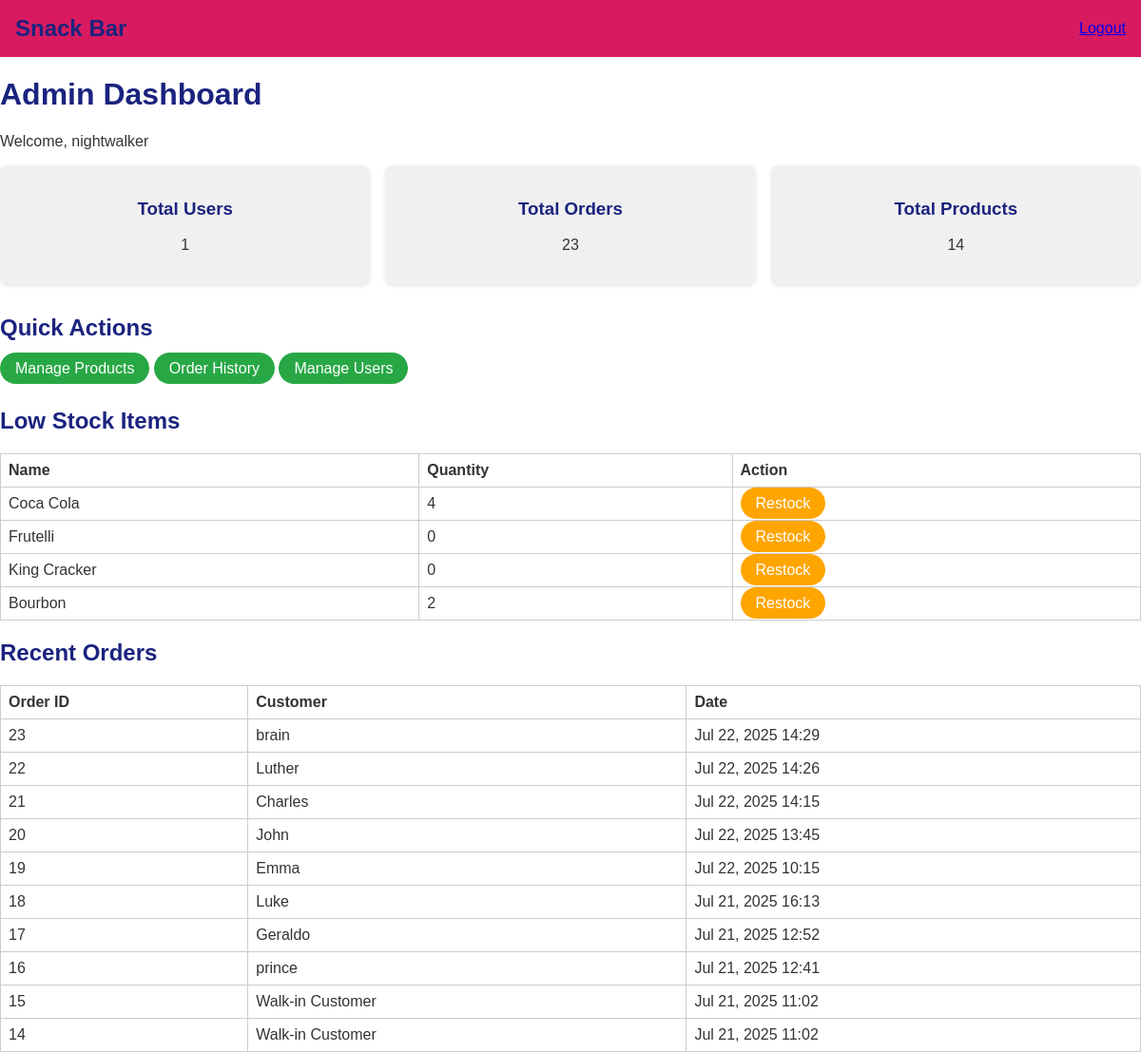
Before: /admin-panel/ (signed in) with the older database file.
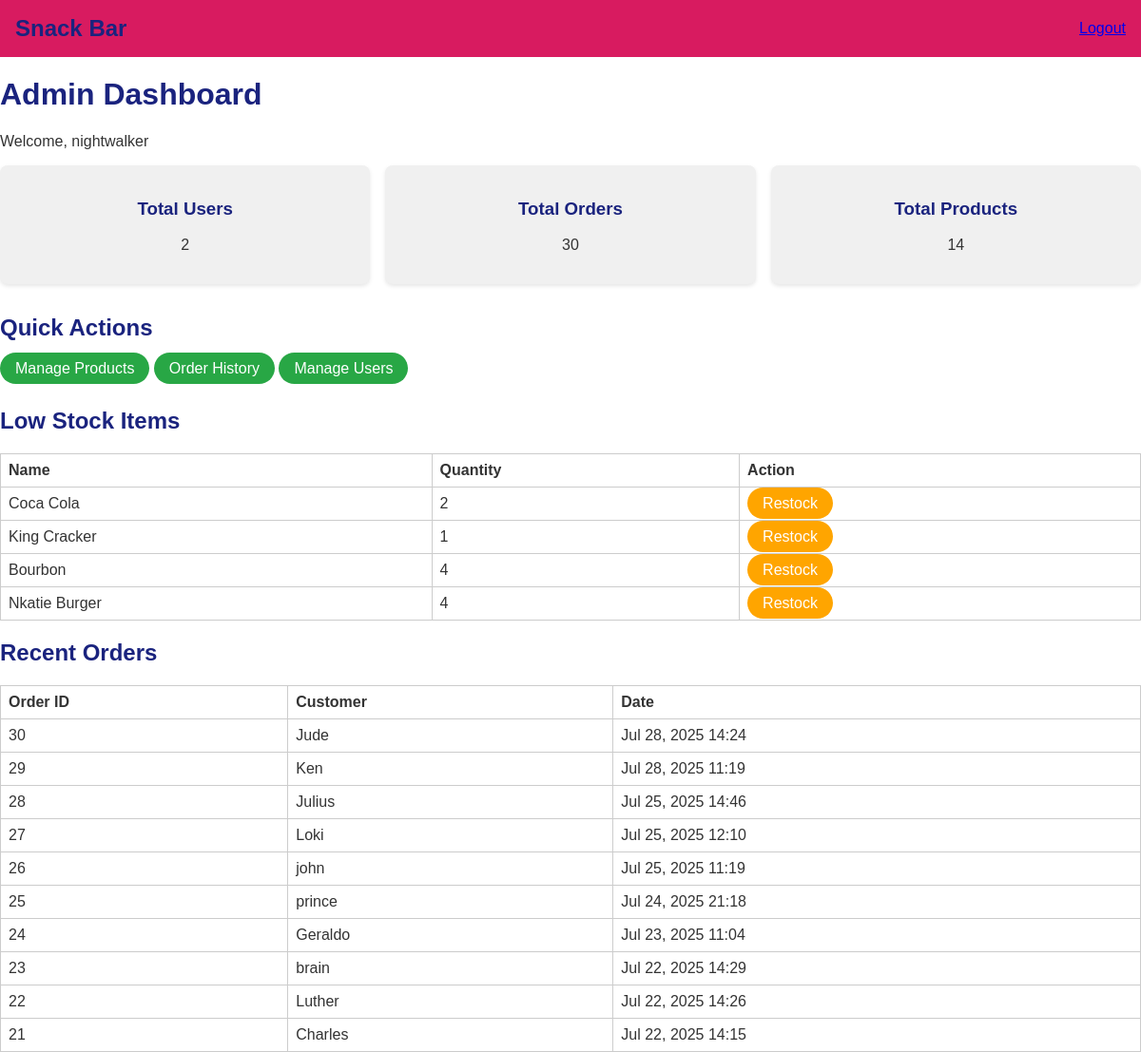
After: the same page with the newer database file.
### main/models.py (models this page shows, shortened)
class MenuItem(models.Model):
    CATEGORY_CHOICES = [
        ('biscuits', 'Biscuits'),
        ('drinks', 'Drinks'),
    ]
    name = models.CharField(max_length=100)
    price = models.DecimalField(max_digits=6, decimal_places=2)
    description = models.TextField(blank=True)
    quantity = models.PositiveIntegerField(default=0)
    image = models.ImageField(upload_to='menu_images/')
    category = models.CharField(max_length=30, choices=CATEGORY_CHOICES, default='drinks')

class Order(models.Model):
    customer_name = models.CharField(max_length=100)
    created_at = models.DateTimeField(auto_now_add=True)

### main/views.py (the view)
# urls.py: path('admin-panel/', views.admin_dashboard, name='admin_dashboard'),
@login_required(login_url='login')
@user_passes_test(is_admin_user)
def admin_dashboard(request):
    total_orders = Order.objects.count()
    total_users = User.objects.count()
    total_products = MenuItem.objects.count()
    low_stock_items = MenuItem.objects.filter(quantity__lt=5)
    recent_orders = Order.objects.order_by('-created_at')[:10]
    context = {
        'total_orders': total_orders,
        'total_users': total_users,
        'total_products': total_products,
        'low_stock_items': low_stock_items,
        'recent_orders': recent_orders,
    }
    return render(request, 'main/admin_dashboard.html', context)

### main/views.py (called while the page is built)
def is_admin_user(user):
    return user.is_staff or user.is_superuser

### main/templates/main/admin_dashboard.html (shortened to what this page needs)
{% load static %}
<!DOCTYPE html>
<html lang="en">
<head>
    <link rel="stylesheet" href="{% static 'main/style.css' %}">
</head>
<body>
    <nav>
        <h1>Snack Bar</h1>
        <ul>
           {% if user.is_authenticated and user.is_staff %}
             <a href="{% url 'logout' %}">Logout</a>
           {% endif %}
        </ul>
    </nav>
    <main>
            <div class="admin-header">
              <h1>Admin Dashboard</h1>
              <p>Welcome, {{ request.user.username }}</p>
            </div>
            <div class="stats" style="display: flex; gap: 1rem; margin-bottom: 2rem;">
              <div class="card">
                <h3>Total Users</h3>
                <p>{{ total_users }}</p>
              </div>
              <div class="card">
                <h3>Total Orders</h3>
                <p>{{ total_orders }}</p>
              </div>
              <div class="card">
                <h3>Total Products</h3>
                <p>{{ total_products }}</p>
              </div>
            </div>
            <h2>Quick Actions</h2>
            <div class="actions" style="margin-bottom: 2rem;">
              <a href="{% url 'product_list' %}" style="padding: 0.5rem 1rem; background-color: #28a745; color: white; text-decoration: none; border-radius: 20px;" class="btn btn-info">Manage Products</a>
              <a href="{% url 'order_history' %}" style="padding: 0.5rem 1rem; background-color: #28a745; color: white; text-decoration: none; border-radius: 20px;">Order History</a>
              <a href="{% url 'user_list' %}" style="padding: 0.5rem 1rem; background-color: #28a745; color: white; text-decoration: none; border-radius: 20px;">Manage Users</a>
            </div>
            <h2>Low Stock Items</h2>
            <table>
              <tr><th>Name</th><th>Quantity</th><th>Action</th></tr>
              {% for item in low_stock_items %}
                <tr>
                  <td>{{ item.name }}</td>
                  <td>{{ item.quantity }}</td>
                  <td>
                    <a href="{% url 'restock_product' item.id %}" style="padding: 0.5rem 1rem; background-color: orange; color: white; text-decoration: none; border-radius: 20px;" class="btn btn-warning btn-sm">Restock</a>
                  </td>
                </tr>
              {% empty %}
                <tr><td colspan="3">All items sufficiently stocked.</td></tr>
              {% endfor %}
            </table>
            <h2>Recent Orders</h2>
            <table>
              <tr><th>Order ID</th><th>Customer</th><th>Date</th></tr>
              {% for order in recent_orders %}
                <tr>
                  <td>{{ order.id }}</td>
                  <td>{{ order.customer_name }}</td>
                  <td>{{ order.created_at|date:"M d, Y H:i" }}</td>
                </tr>
              {% empty %}
                <tr><td colspan="3">No recent orders found.</td></tr>
              {% endfor %}
            </table>
    </main>
</body>
</html>

Changed rows visible on the page:
no longer on this page (row edited): MenuItem: name "Frutelli", quantity "0"
no longer on this page (row unchanged): Order: id "20", customer_name "John", created_at "Jul 22, 2025 13:45"
no longer on this page (row unchanged): Order: id "19", customer_name "Emma", created_at "Jul 22, 2025 10:15"
no longer on this page (row unchanged): Order: id "18", customer_name "Luke", created_at "Jul 21, 2025 16:13"
no longer on this page (row unchanged): Order: id "17", customer_name "Geraldo", created_at "Jul 21, 2025 12:52"
no longer on this page (row unchanged): Order: id "16", customer_name "prince", created_at "Jul 21, 2025 12:41"
no longer on this page (row unchanged): Order: id "15", customer_name "Walk-in Customer", created_at "Jul 21, 2025 11:02"
no longer on this page (row unchanged): Order: id "14", customer_name "Walk-in Customer", created_at "Jul 21, 2025 11:02"
changed MenuItem "Coca Cola": quantity "4" → "2"
changed MenuItem "King Cracker": quantity "0" → "1"
changed MenuItem "Bourbon": quantity "2" → "4"
now on this page (row edited): MenuItem: name "Nkatie Burger", quantity "4"
added Order: id "30", customer_name "Jude", created_at "Jul 28, 2025 14:24"
added Order: id "29", customer_name "Ken", created_at "Jul 28, 2025 11:19"
added Order: id "28", customer_name "Julius", created_at "Jul 25, 2025 14:46"
added Order: id "27", customer_name "Loki", created_at "Jul 25, 2025 12:10"
added Order: id "26", customer_name "john", created_at "Jul 25, 2025 11:19"
added Order: id "25", customer_name "prince", created_at "Jul 24, 2025 21:18"
added Order: id "24", customer_name "Geraldo", created_at "Jul 23, 2025 11:04"
Other visible differences:
{{ total_users }}: "1" → "2"
{{ total_orders }}: "23" → "30"
